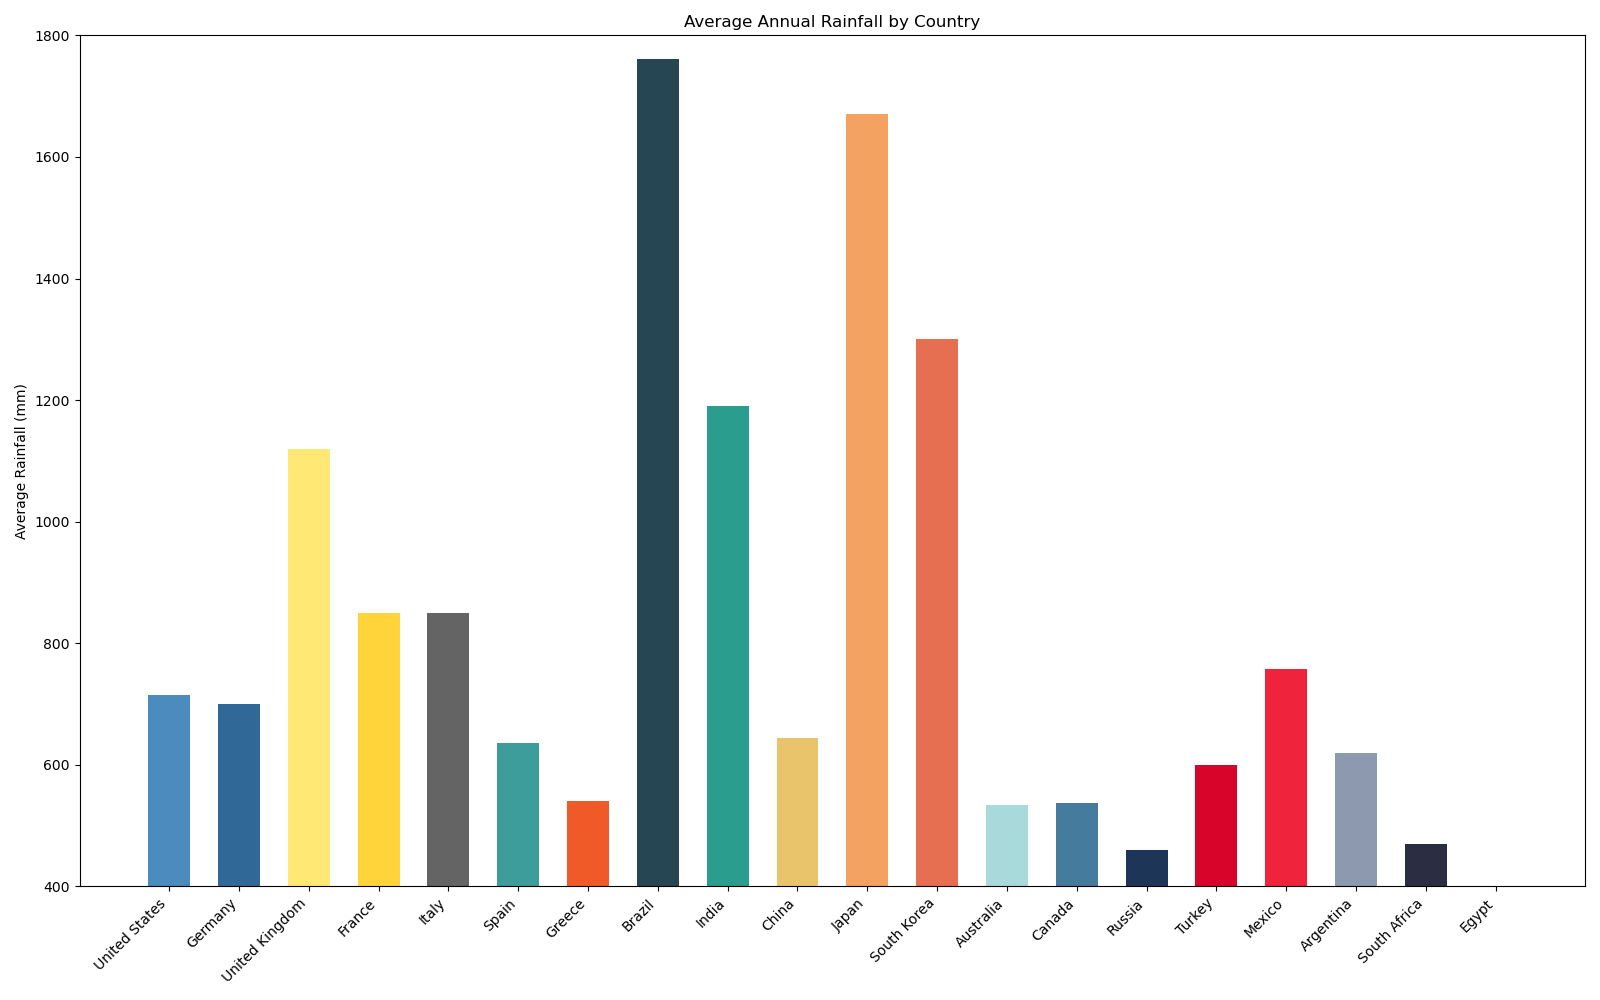

This chart was generated by the following Python code:

import matplotlib.pyplot as plt

# Data from the table above
countries = [
    'United States', 'Germany', 'United Kingdom', 'France', 'Italy', 
    'Spain', 'Greece', 'Brazil', 'India', 'China', 'Japan', 
    'South Korea', 'Australia', 'Canada', 'Russia', 'Turkey',
    'Mexico', 'Argentina', 'South Africa', 'Egypt'
]

average_rainfall = [
    715, 700, 1120, 850, 850, 636, 540, 1761, 1190, 645, 
    1670, 1300, 534, 537, 460, 600, 758, 619, 469, 51
]

colors = [
    '#4B8BBE', '#306998', '#FFE873', '#FFD43B', '#646464',
    '#3C9D9B', '#F05A28', '#264653', '#2A9D8F', '#E9C46A',
    '#F4A261', '#E76F51', '#A8DADC', '#457B9D', '#1D3557',
    '#D90429', '#EF233C', '#8D99AE', '#2B2D42', '#FB8500'
]

plt.figure(figsize=(16, 10))
plt.bar(countries, average_rainfall, color=colors, width=0.6)
plt.ylim(400, 1800)
plt.xticks(rotation=45, ha='right')
plt.ylabel('Average Rainfall (mm)')
plt.title('Average Annual Rainfall by Country')
plt.tight_layout()
plt.show()
